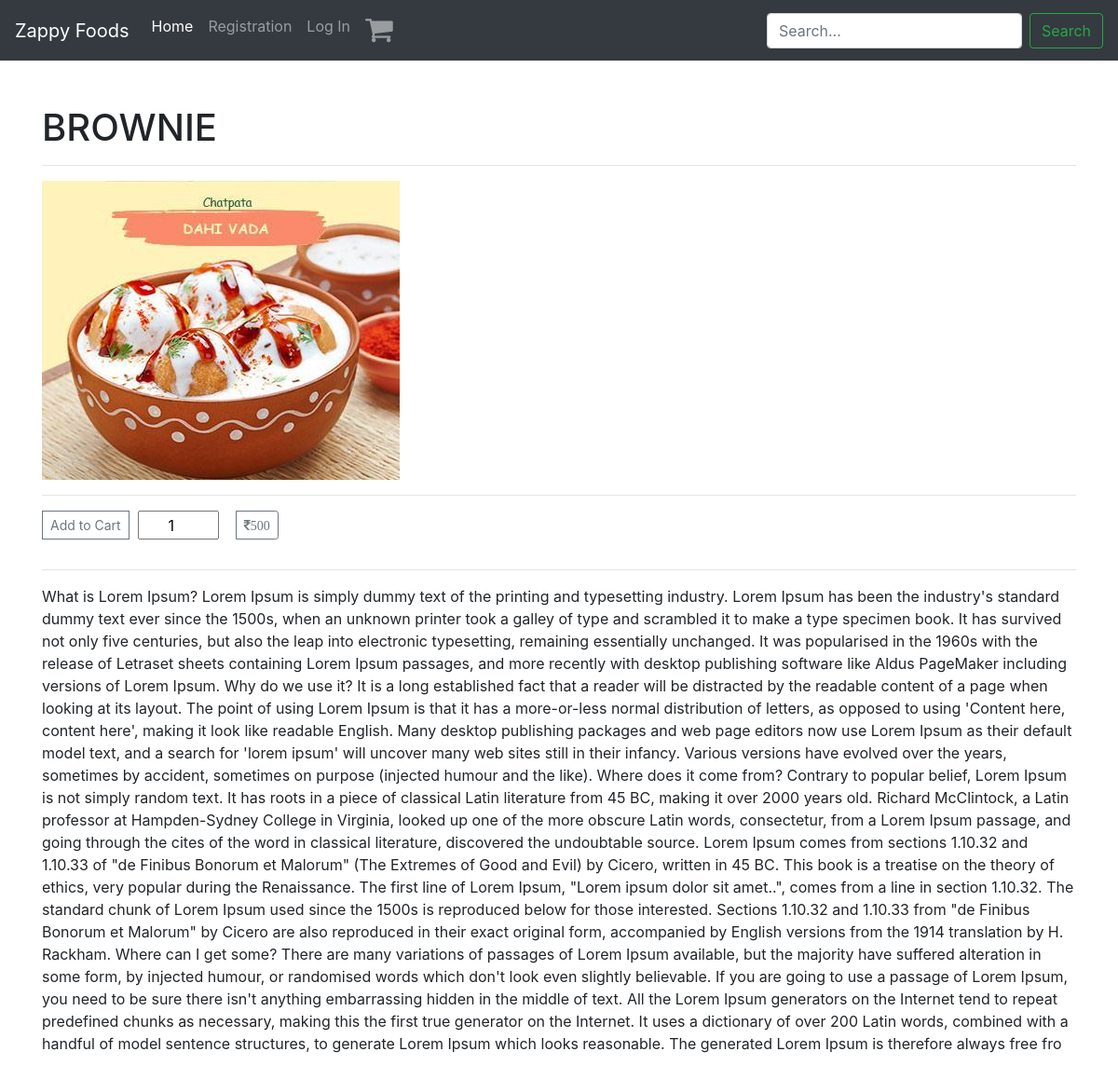
The page /details/9 on the database as committed earlier.
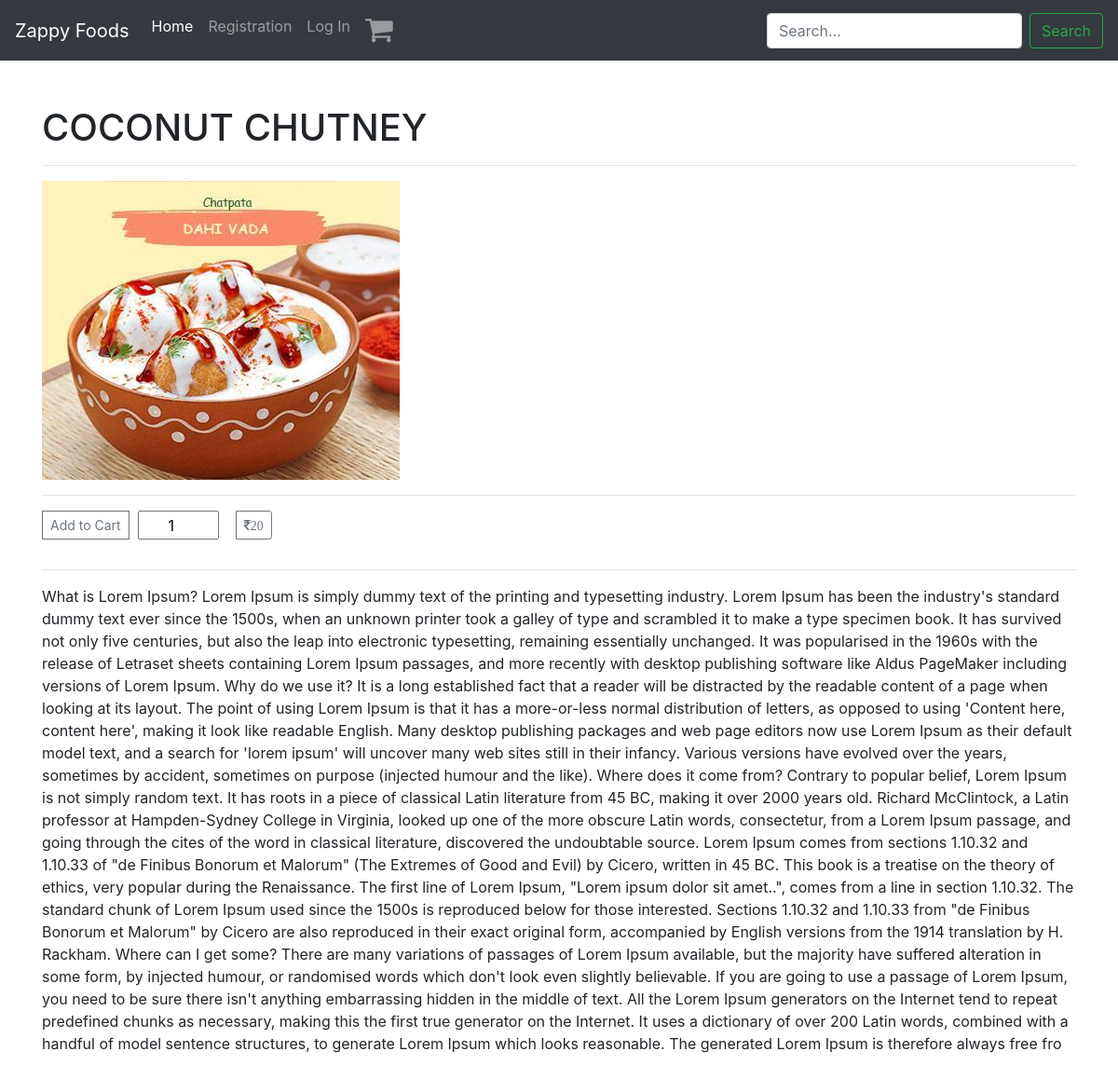
The same page on the database as committed later.
### zappyapp/models.py (models this page shows, shortened)
class Product(models.Model):
    categories=(('rte','Ready To Eat'),('rtc','Ready To Cook'))
    cat_choice=models.CharField(max_length=20,choices=categories,default='rte')
    pname=models.CharField(max_length=200)
    image=models.ImageField(upload_to='Products',default='Products/1-1.jpg')
    description=models.TextField()
    price=models.IntegerField()

### zappyapp/views.py (the view)
# urls.py: path('details/<id>',views.productsdetails),
def productsdetails(request,id):
    products=Product.objects.get(id=id) # Query to get a Single Product in all products using an id
    return render(request,'zappyapp/productdetails.html',{'products':products})

### templates/zappyapp/productdetails.html (shortened to what this page needs)
{%extends 'zappyapp/base.html'%}
{%block products%}
<div class="container">
      <div class="row">
        <div class="col-md-12 blog-main">
          <div class="blog-post">
            <br><br>
            <h1 class="blog-post-title">{{products.pname}}</h1>
            <hr>
          </div>
           <img class="img-fluid" src="{{products.image.url}}" alt="">
           <hr>
          <div class="d-flex justify-content-between align-items-center">
            <form class="form-group" action="{%url 'zappyapp:addtocart'%}" method="POST">
            <div class="btn-group">
              <button type="submit"  class="btn btn btn-outline-secondary btn-sm">Add to Cart</button>&nbsp&nbsp
              <input type="number" class="text-center" name="items" value="1" min="1" max="20" step="1">&nbsp&nbsp&nbsp&nbsp
              <button type="button" class="btn btn btn-outline-secondary btn-sm"><i class="fa fa-rupee">{{products.price}}</i></button>
            </div>
            </form>
          </div>
        <hr>
        <p class="blog-post-title">{{products.description}}</p>
        </div>
      </div>
    </div>
{%endblock products%}

Rows that differ between the two databases and show on the page:
changed Product: pname "BROWNIE" → "COCONUT CHUTNEY"; price "500" → "20"
